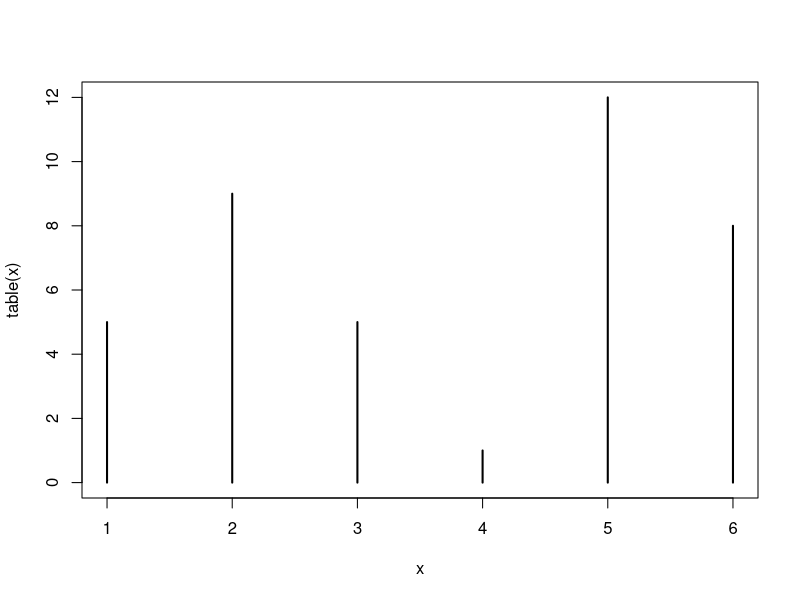
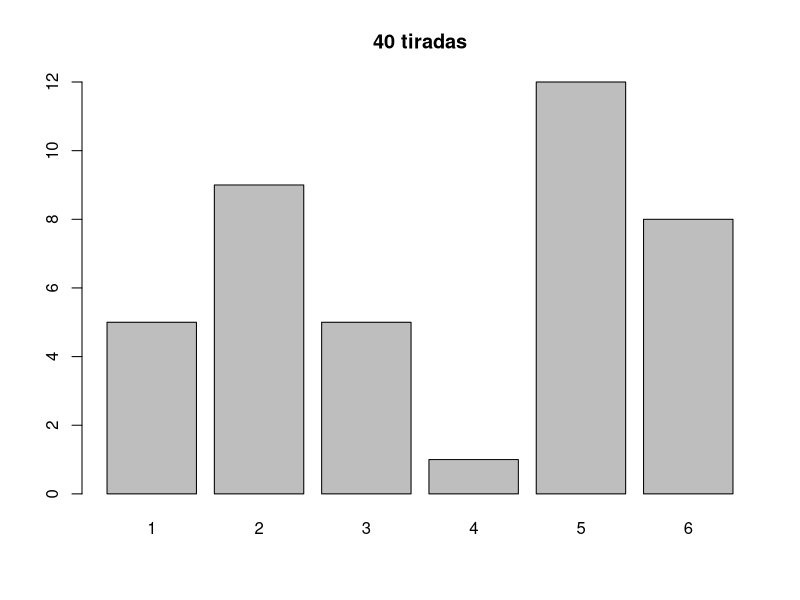
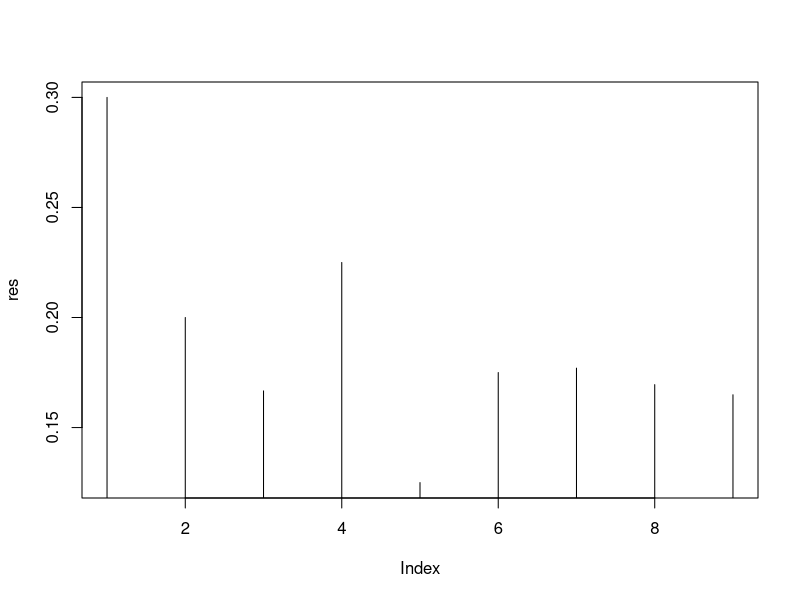
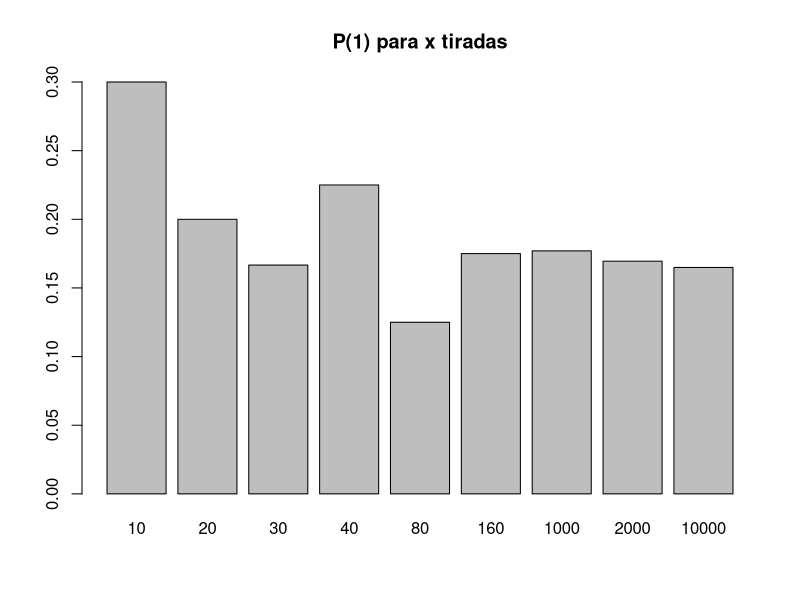
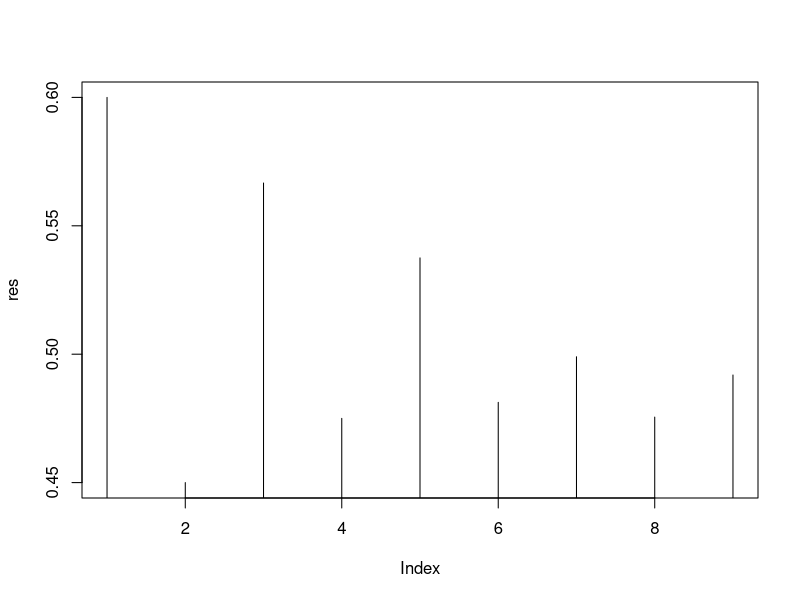
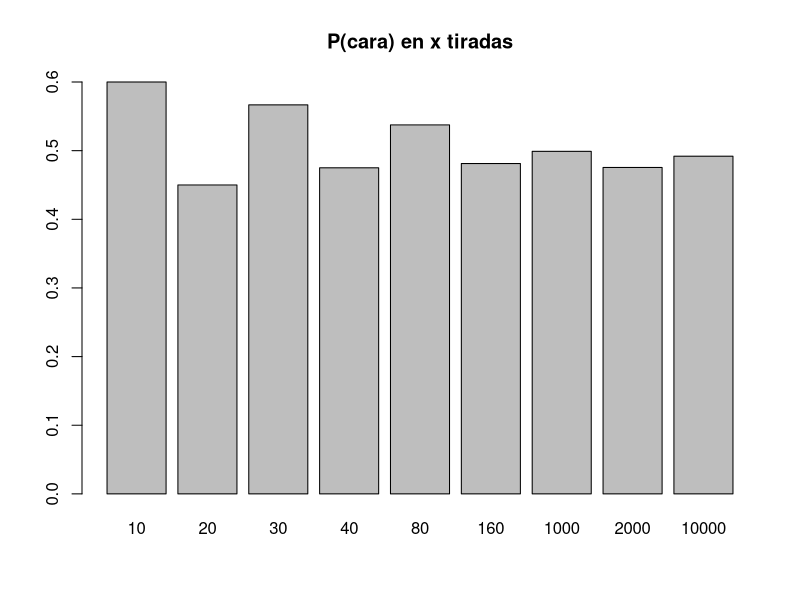
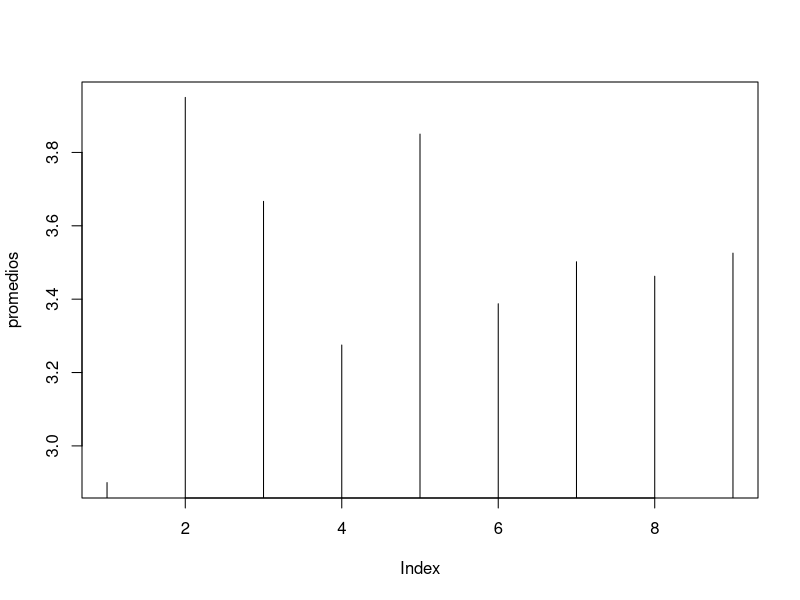
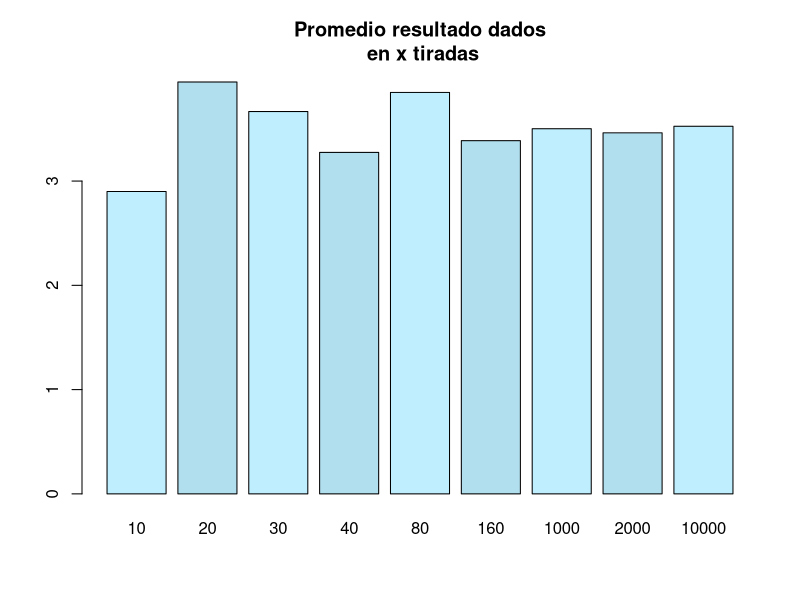

Write R code to recreate these figures, in order.
## Test Basico

# Ejercicio 1.2.1

?sample
sample(1:6,20,replace=TRUE,prob=c(1/6,1/6,1/6,1/6,1/6,1/6))

x <- sample(1:6,40,replace=TRUE,prob=c(1/6,1/6,1/6,1/6,1/6,1/6))
x
tx <- table(x)
tx
plot(table(x),type="h")
barplot(tx, main="40 tiradas")

p <- function(x){x/tx[x]}
p(5)

p1 <- function(k){
  x <- sample(1:6,k,replace=TRUE,prob=c(1/6,1/6,1/6,1/6,1/6,1/6))
  tx <- table(x)
  tx[1]/k
}

?vapply
p1(30)
res <- vapply(list(10,20,30,40,80,160,1000,2000,10000),p1,c(1))
names(res) <- c(10,20,30,40,80,160,1000,2000,10000)
plot(res,type="h")
barplot(res, main="P(1) para x tiradas")  

# Ejercicio 1.2.2

sample(c(0,1),20,replace=TRUE,prob=c(0.5,0.5))
k <- 100
moneda_p1 <- function(k){
  x <- sample(c(0,1),k,replace=TRUE,prob=c(0.5,0.5))
  tx <- table(x)
  tx[1]/k
}

moneda_p1(30)
res <- vapply(list(10,20,30,40,80,160,1000,2000,10000),moneda_p1,c(1))
names(res) <- c(10,20,30,40,80,160,1000,2000,10000)
plot(res,type="h")
barplot(res, main="P(cara) en x tiradas")

## Promedio

# Ejercicio 1.2.3
k <- 100
x <- sample(1:6,k,replace=TRUE,prob=c(1/6,1/6,1/6,1/6,1/6,1/6))
x
sum(x)
length(x)
mean(x)

promedio <- function(k){
  x <- sample(1:6,k,replace=TRUE,prob=c(1/6,1/6,1/6,1/6,1/6,1/6))
  mean(x)
}

promedio (10)
promedios <- vapply(list(10,20,30,40,80,160,1000,2000,10000),promedio,c(1))
names(promedios) <- c(10,20,30,40,80,160,1000,2000,10000)
promedios

plot(promedios, type="h")
barplot(promedios, col=c("lightblue1","lightblue2"), main="Promedio resultado dados\n en x tiradas")

# Ejercicio 1.2.6

?sd
k <- 100
x <- sample(1:6,k,replace=TRUE,prob=c(1/6,1/6,1/6,1/6,1/6,1/6))
x
sum(x)
length(x)
mean(x)
sd(x)

desviostd <- function(k){
  x <- sample(1:6,k,replace=TRUE,prob=c(1/6,1/6,1/6,1/6,1/6,1/6))
  sd(x)
}

desvios <- vapply(list(10,20,30,40,80,160,1000,2000,10000),desviostd,c(1))
names(desvios) <- c(10,20,30,40,80,160,1000,2000,10000)
desvios

barplot(desvios, ylim=c(0,2), main="desvio estandar\n para x tiradas")

# Ejercicio 1.2.7

k <- 10
x <- sample(1:6,k,replace=TRUE,prob=c(1/6,1/6,1/6,1/6,1/6,1/6))
tx <- table(x)

barplot(tx)

enetiradas <- function(n){
  x <- sample(1:6,n,replace=TRUE,prob=c(1/6,1/6,1/6,1/6,1/6,1/6))
  table(x)
}

par(mfrow=c(2,3))
barplot(enetiradas(10), main="10")
barplot(enetiradas(20), main="20")
barplot(enetiradas(40), main="40")
barplot(enetiradas(80), main="80")
barplot(enetiradas(2000), main="2000")
barplot(enetiradas(10000), main="10000")
par(mfrow=c(1,1))

library(datasets)
data(iris)
length(iris$Petal.Length)
barplot(iris$Petal.Length)
par(mfrow=c(3,1))
barplot(iris$Petal.Length[1:50])
barplot(iris$Petal.Length[51:100])
barplot(iris$Petal.Length[101:150])
par(mfrow=c(1,1))

hist(iris$Petal.Length)
hist(iris[iris$Species=="setosa",]$Petal.Length,breaks=seq(0,3,0.05))
hist(iris$Petal.Length,breaks=seq(0,8,0.7))
hist(iris$Petal.Length,breaks=seq(0,8,0.1))

# ajusto Petal.Length para la Specie Setosa con dnorm
# le paso a dnorm los parametros mean y sd de los datos
mean(iris[iris$Species=="setosa","Petal.Length"])
sd(iris[iris$Species=="setosa","Petal.Length"])
# dnorm(x, mean=1.462, sd=0.173664)
par(mfrow=c(2,1))
hist(iris[iris$Species=="setosa",]$Petal.Length,breaks=seq(0.5,2.5,0.05), main="setosa Petal.Length\n mean=1.462 sd=0.173664")
plot(function(x) dnorm(x, mean=1.462, sd=0.173664), 0.5, 2.5, main = "dnorm(x, mean=1.462, sd=0.173664)",ylab="")
par(mfrow=c(1,1))



